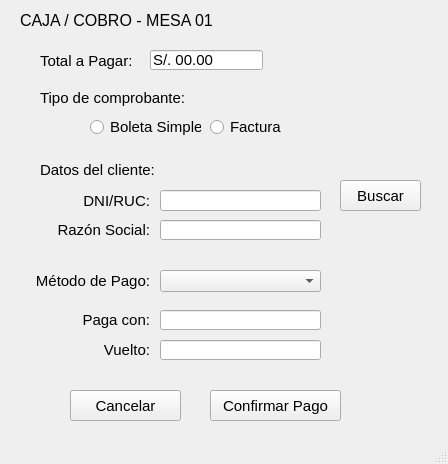
<?xml version="1.0" encoding="UTF-8"?>
<ui version="4.0">
 <class>MainWindow</class>
 <widget class="QMainWindow" name="MainWindow">
  <property name="geometry">
   <rect>
    <x>0</x>
    <y>0</y>
    <width>448</width>
    <height>464</height>
   </rect>
  </property>
  <property name="windowTitle">
   <string>Caja / Cobro</string>
  </property>
  <widget class="QWidget" name="centralwidget">
   <widget class="QLabel" name="lblCaja">
    <property name="geometry">
     <rect>
      <x>20</x>
      <y>10</y>
      <width>231</width>
      <height>21</height>
     </rect>
    </property>
    <property name="font">
     <font>
      <pointsize>12</pointsize>
     </font>
    </property>
    <property name="text">
     <string>CAJA / COBRO - MESA 01</string>
    </property>
   </widget>
   <widget class="QLabel" name="lblTotalPagar">
    <property name="geometry">
     <rect>
      <x>40</x>
      <y>50</y>
      <width>101</width>
      <height>21</height>
     </rect>
    </property>
    <property name="font">
     <font>
      <pointsize>11</pointsize>
     </font>
    </property>
    <property name="text">
     <string>Total a Pagar:</string>
    </property>
   </widget>
   <widget class="QLineEdit" name="txtTotalPagar">
    <property name="geometry">
     <rect>
      <x>150</x>
      <y>50</y>
      <width>113</width>
      <height>20</height>
     </rect>
    </property>
    <property name="font">
     <font>
      <pointsize>11</pointsize>
     </font>
    </property>
    <property name="text">
     <string>S/. 00.00</string>
    </property>
    <property name="readOnly">
     <bool>true</bool>
    </property>
   </widget>
   <widget class="QLabel" name="lblComprobante">
    <property name="geometry">
     <rect>
      <x>40</x>
      <y>90</y>
      <width>151</width>
      <height>16</height>
     </rect>
    </property>
    <property name="font">
     <font>
      <pointsize>11</pointsize>
     </font>
    </property>
    <property name="text">
     <string>Tipo de comprobante:</string>
    </property>
   </widget>
   <widget class="QRadioButton" name="rbBoleta">
    <property name="geometry">
     <rect>
      <x>90</x>
      <y>117</y>
      <width>111</width>
      <height>20</height>
     </rect>
    </property>
    <property name="font">
     <font>
      <pointsize>11</pointsize>
     </font>
    </property>
    <property name="text">
     <string>Boleta Simple</string>
    </property>
   </widget>
   <widget class="QRadioButton" name="rbFactura">
    <property name="geometry">
     <rect>
      <x>210</x>
      <y>117</y>
      <width>81</width>
      <height>20</height>
     </rect>
    </property>
    <property name="font">
     <font>
      <pointsize>11</pointsize>
     </font>
    </property>
    <property name="text">
     <string>Factura</string>
    </property>
   </widget>
   <widget class="QLabel" name="lblDatos">
    <property name="geometry">
     <rect>
      <x>40</x>
      <y>159</y>
      <width>121</width>
      <height>21</height>
     </rect>
    </property>
    <property name="font">
     <font>
      <pointsize>11</pointsize>
     </font>
    </property>
    <property name="text">
     <string>Datos del cliente:</string>
    </property>
   </widget>
   <widget class="QLabel" name="lblDNI">
    <property name="geometry">
     <rect>
      <x>40</x>
      <y>190</y>
      <width>110</width>
      <height>21</height>
     </rect>
    </property>
    <property name="alignment">
     <set>Qt::AlignRight|Qt::AlignTrailing|Qt::AlignVCenter</set>
    </property>
    <property name="font">
     <font>
      <pointsize>11</pointsize>
     </font>
    </property>
    <property name="text">
     <string>DNI/RUC:</string>
    </property>
   </widget>
   <widget class="QLabel" name="lblRazon">
    <property name="geometry">
     <rect>
      <x>40</x>
      <y>220</y>
      <width>110</width>
      <height>20</height>
     </rect>
    </property>
    <property name="alignment">
     <set>Qt::AlignRight|Qt::AlignTrailing|Qt::AlignVCenter</set>
    </property>
    <property name="font">
     <font>
      <pointsize>11</pointsize>
     </font>
    </property>
    <property name="text">
     <string>Razón Social:</string>
    </property>
   </widget>
   <widget class="QLineEdit" name="txtDNI">
    <property name="geometry">
     <rect>
      <x>160</x>
      <y>190</y>
      <width>161</width>
      <height>21</height>
     </rect>
    </property>
    <property name="font">
     <font>
      <pointsize>11</pointsize>
     </font>
    </property>
    <property name="readOnly">
     <bool>true</bool>
    </property>
   </widget>
   <widget class="QLineEdit" name="txtRazon">
    <property name="geometry">
     <rect>
      <x>160</x>
      <y>220</y>
      <width>161</width>
      <height>20</height>
     </rect>
    </property>
    <property name="font">
     <font>
      <pointsize>11</pointsize>
     </font>
    </property>
    <property name="readOnly">
     <bool>true</bool>
    </property>
   </widget>
   <widget class="QPushButton" name="btnBuscar">
    <property name="geometry">
     <rect>
      <x>340</x>
      <y>180</y>
      <width>81</width>
      <height>31</height>
     </rect>
    </property>
    <property name="font">
     <font>
      <pointsize>11</pointsize>
     </font>
    </property>
    <property name="text">
     <string>Buscar</string>
    </property>
   </widget>
   <widget class="QLabel" name="lblMetodo">
    <property name="geometry">
     <rect>
      <x>10</x>
      <y>270</y>
      <width>140</width>
      <height>22</height>
     </rect>
    </property>
    <property name="alignment">
     <set>Qt::AlignRight|Qt::AlignTrailing|Qt::AlignVCenter</set>
    </property>
    <property name="font">
     <font>
      <pointsize>11</pointsize>
     </font>
    </property>
    <property name="text">
     <string>Método de Pago:</string>
    </property>
   </widget>
   <widget class="QComboBox" name="cmbMetodo">
    <property name="geometry">
     <rect>
      <x>160</x>
      <y>270</y>
      <width>161</width>
      <height>22</height>
     </rect>
    </property>
    <property name="font">
     <font>
      <pointsize>11</pointsize>
     </font>
    </property>
   </widget>
   <widget class="QLabel" name="lblPaga">
    <property name="geometry">
     <rect>
      <x>40</x>
      <y>310</y>
      <width>110</width>
      <height>20</height>
     </rect>
    </property>
    <property name="alignment">
     <set>Qt::AlignRight|Qt::AlignTrailing|Qt::AlignVCenter</set>
    </property>
    <property name="font">
     <font>
      <pointsize>11</pointsize>
     </font>
    </property>
    <property name="text">
     <string>Paga con:</string>
    </property>
   </widget>
   <widget class="QLabel" name="lblVuelto">
    <property name="geometry">
     <rect>
      <x>40</x>
      <y>340</y>
      <width>110</width>
      <height>20</height>
     </rect>
    </property>
    <property name="alignment">
     <set>Qt::AlignRight|Qt::AlignTrailing|Qt::AlignVCenter</set>
    </property>
    <property name="font">
     <font>
      <pointsize>11</pointsize>
     </font>
    </property>
    <property name="text">
     <string>Vuelto:</string>
    </property>
   </widget>
   <widget class="QPushButton" name="btnCancelar">
    <property name="geometry">
     <rect>
      <x>70</x>
      <y>390</y>
      <width>111</width>
      <height>31</height>
     </rect>
    </property>
    <property name="font">
     <font>
      <pointsize>11</pointsize>
     </font>
    </property>
    <property name="text">
     <string>Cancelar</string>
    </property>
   </widget>
   <widget class="QPushButton" name="btnPagar">
    <property name="geometry">
     <rect>
      <x>210</x>
      <y>390</y>
      <width>131</width>
      <height>31</height>
     </rect>
    </property>
    <property name="font">
     <font>
      <pointsize>11</pointsize>
     </font>
    </property>
    <property name="text">
     <string>Confirmar Pago</string>
    </property>
   </widget>
   <widget class="QLineEdit" name="txtPaga">
    <property name="geometry">
     <rect>
      <x>160</x>
      <y>310</y>
      <width>161</width>
      <height>20</height>
     </rect>
    </property>
    <property name="font">
     <font>
      <pointsize>11</pointsize>
     </font>
    </property>
   </widget>
   <widget class="QLineEdit" name="txtVuelto">
    <property name="geometry">
     <rect>
      <x>160</x>
      <y>340</y>
      <width>161</width>
      <height>20</height>
     </rect>
    </property>
    <property name="font">
     <font>
      <pointsize>11</pointsize>
     </font>
    </property>
   </widget>
  </widget>
  <widget class="QMenuBar" name="menubar">
   <property name="geometry">
    <rect>
     <x>0</x>
     <y>0</y>
     <width>448</width>
     <height>21</height>
    </rect>
   </property>
  </widget>
  <widget class="QStatusBar" name="statusbar"/>
 </widget>
 <resources/>
 <connections/>
</ui>
